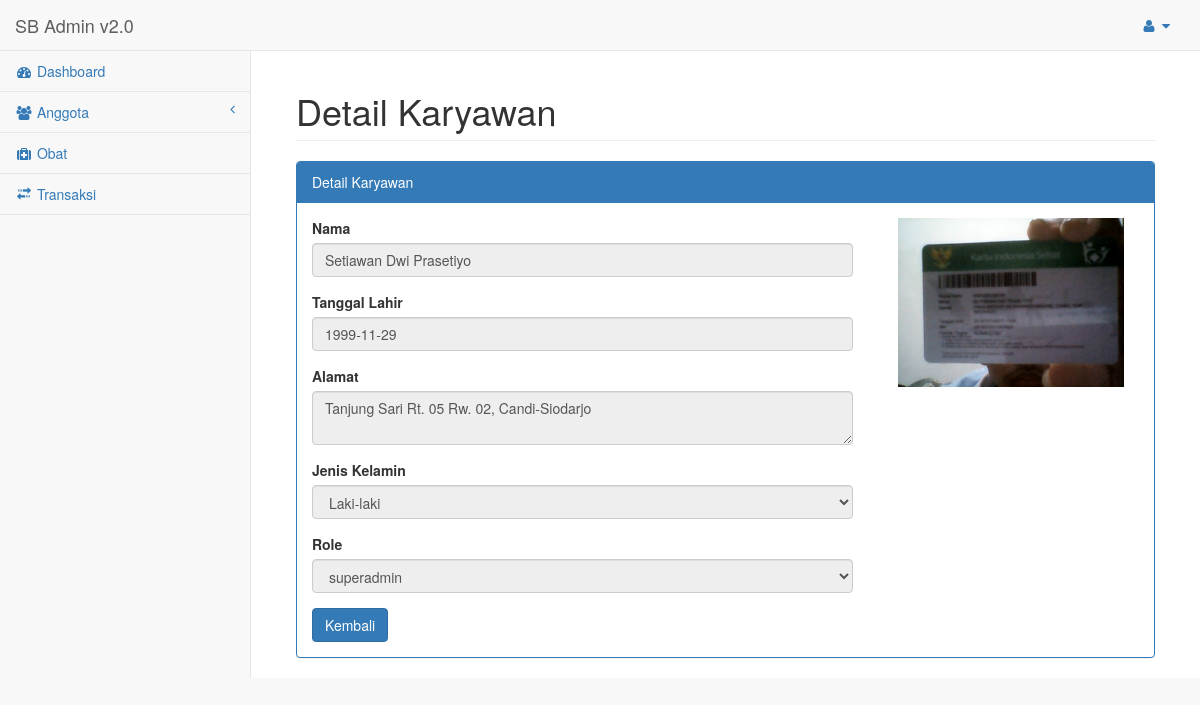
The page /index.php/karyawan/detilkaryawan/1 on the database its author committed.
### tables this page shows
CREATE TABLE IF NOT EXISTS `karyawan` (
  `NIP_KARYAWAN` int(11) NOT NULL AUTO_INCREMENT,
  `ALAMAT_KARYAWAN` text,
  `NAMA_KARYAWAN` varchar(255) DEFAULT NULL,
  `ROLE_KARYAWAN` varchar(255) DEFAULT NULL,
  `TTL_KARYAWAN` varchar(255) DEFAULT NULL,
  `FOTO_KARYAWAN` text,
  `JK_KARYAWAN` varchar(255) NOT NULL,
  PRIMARY KEY (`NIP_KARYAWAN`)
);

### application/controllers/karyawan.php (called while the page is built, shortened)
<?php
class Karyawan extends CI_Controller {
	public function __construct()
	{
		$this->load->model('getdb');
		$this->load->model('insertdb');
		$this->load->model('hapusdb');
		$this->load->model('updatedb');
	}
	public function detilkaryawan($id)
	{
		$data['karyawan'] = $this->getdb->getdetilkaryawan($id);
		$data['main_view'] = 'detil_karyawan_view';
		$this->load->view('template', $data);
	}
}

### index.php (called while the page is built, shortened)
<?php
require_once BASEPATH.'core/CodeIgniter.php';

### application/models/getdb.php (called while the page is built, shortened)
<?php
class Getdb extends CI_Model {
	public function getdetilkaryawan($id)
	{
		return $this->db->where('NIP_KARYAWAN',$id)
						->get('karyawan')
						->row();
	}
}

### application/views/detil_karyawan_view.php (the view)
<div id="page-wrapper">
    <div class="container-fluid">
        <div class="row">
            <div class="col-lg-12">
                <h1 class="page-header">Detail Karyawan</h1>
            </div>
        </div>
        <div class="row">
            <div class="col-lg-12">
                <div class="panel panel-primary">
                    <div class="panel-heading">
                        Detail Karyawan
                    </div>
                    <div class="panel-body">
                        <div class="row">
                            <div class="col-lg-8">
                                <form role="form" action="<?php echo base_url('index.php/karyawan/proses');?>" method="post" enctype="multipart/form-data">
                                    <div class="form-group">
                                        <label>Nama</label>
                                        <input type="text" class="form-control" name="nama_karyawan" value="<?php echo $karyawan->NAMA_KARYAWAN;?>" disabled>
                                    </div>
                                    <div class="form-group">
                                        <label>Tanggal Lahir</label>
                                        <input type="text" class="form-control" name="tgl_lahir_karyawan" value="<?php echo $karyawan->TTL_KARYAWAN;?>" disabled>
                                    </div>
                                    <div class="form-group">
                                        <label>Alamat</label>
                                        <textarea class="form-control" name="alamat_karyawan" disabled><?php echo $karyawan->ALAMAT_KARYAWAN;?></textarea>
                                    </div>
                                    <div class="form-group">
                                        <label>Jenis Kelamin</label>
                                        <select class="form-control" name="jk_karyawan" disabled>
                                            <option value=""><?php echo $karyawan->JK_KARYAWAN;?></option>
                                        </select>
                                    </div>
                                    <div class="form-group">
                                        <label>Role</label>
                                        <select class="form-control" name="role_karyawan" disabled>
                                            <option value=""><?php echo $karyawan->ROLE_KARYAWAN;?></option>
                                        </select>
                                    </div>
                                    <a href="<?php echo base_url('index.php/karyawan');?>" class="btn btn-primary">Kembali</a>
                                </form>
                            </div>
                            <div class="col-lg-4">
                                <div class="col-lg-12">
                                    <img src="<?php echo base_url('assets/img/karyawan/').$karyawan->FOTO_KARYAWAN;?>" class="img-responsive" width="100%">
                                </div>
                            </div>
                        </div>
                    </div>
                </div>
            </div>
        </div>
    </div>
</div>

### rows shown on the page
karyawan: nama_karyawan "Setiawan Dwi Prasetiyo", tgl_lahir_karyawan "1999-11-29", alamat_karyawan "Tanjung Sari Rt. 05 Rw. 02, Candi-Siodarjo", jk_karyawan "Laki-laki", role_karyawan "superadmin", FOTO_KARYAWAN (picture)
